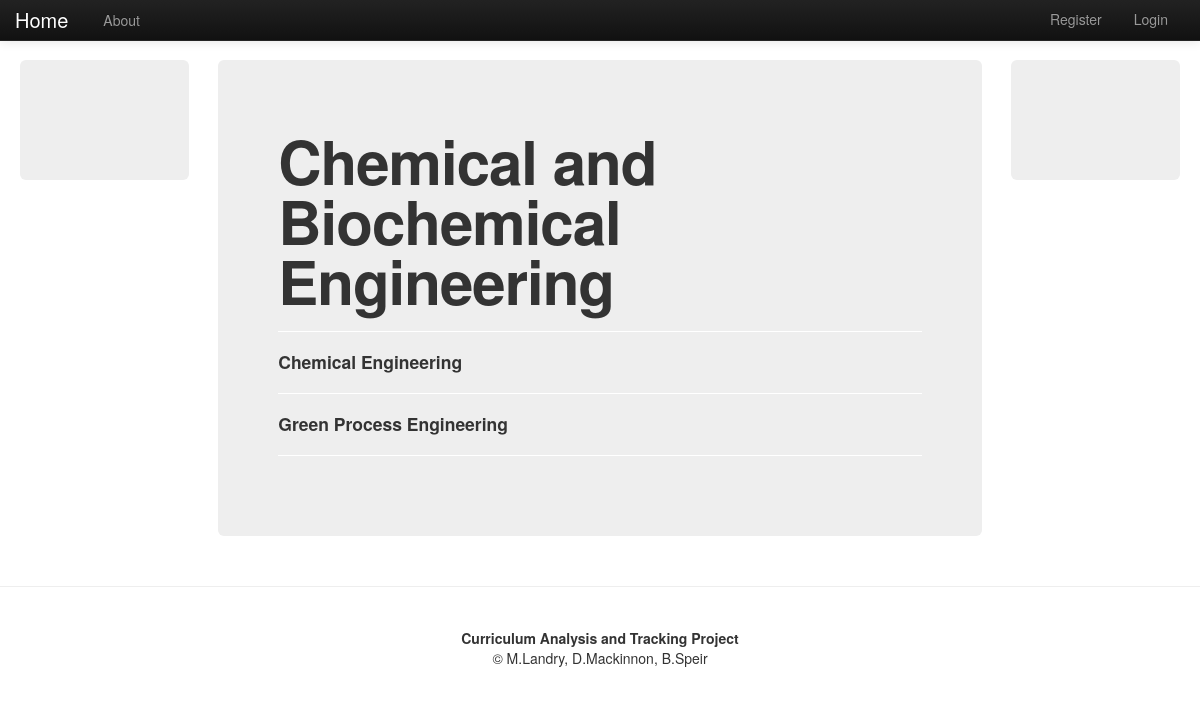
Before: /curriculum/departments/Chemical_and_Biochemical_Engineering/ with the older database file.
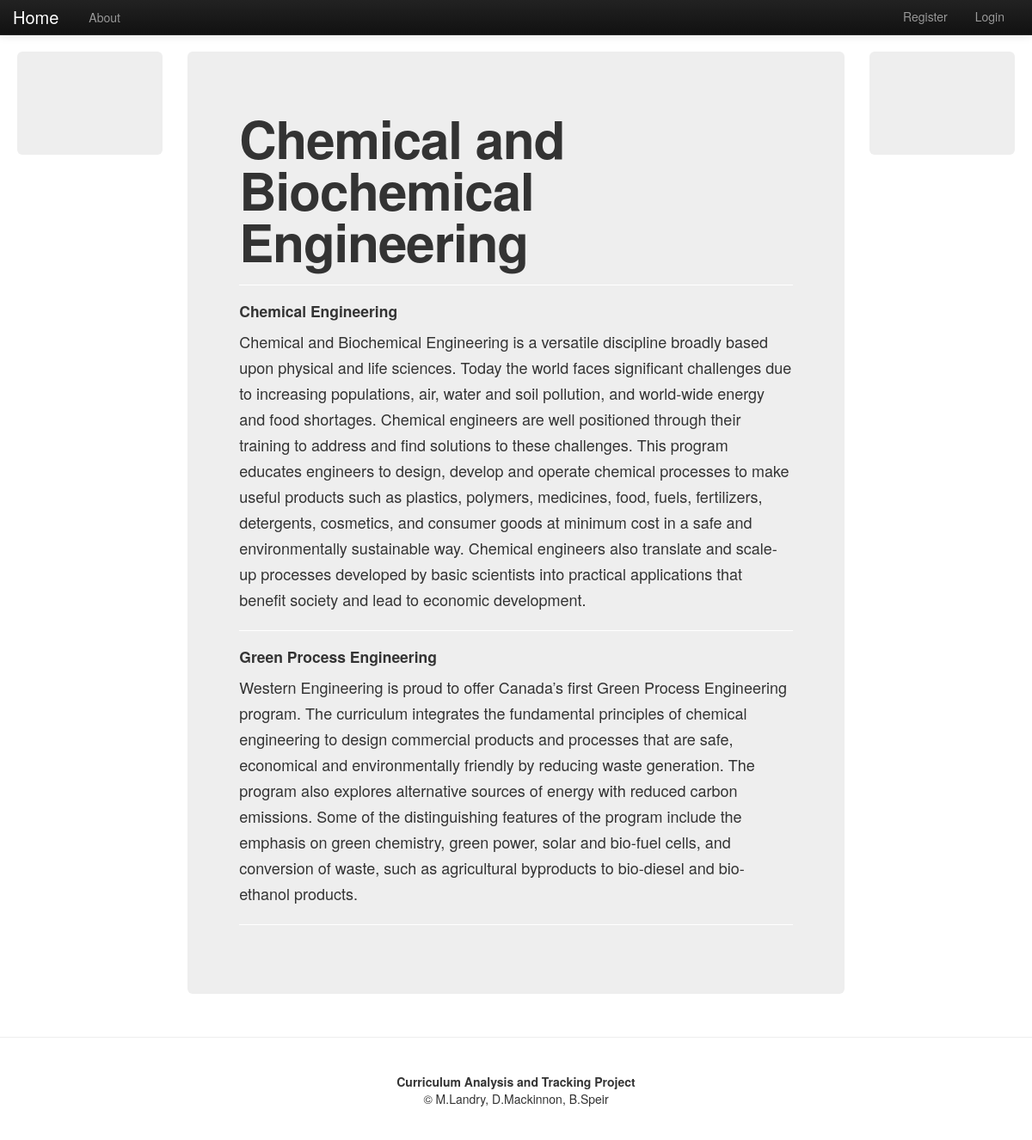
After: the same page with the newer database file.
### curriculum/models.py (models this page shows, shortened)
class Department(models.Model):
	name = models.CharField(max_length = 128, unique = True)
	head = models.OneToOneField(UserInfo)
	website = models.URLField(blank = True)

class ProgramStream(models.Model):
	name = models.CharField(max_length = 128, unique = True)
	description = models.CharField(max_length= 850, blank = True)
	department = models.ForeignKey(Department)
	courses = models.ManyToManyField(Course, related_name = 'course_list')

### curriculum/views.py (the view)
# urls.py: url(r'^departments/(?P<department_name_url>\w+)/$',views.department,name='department'),
def department(request, department_name_url):
	context = RequestContext(request)
	department_name = department_name_url.replace('_',' ')
	context_dict = {'department_name': department_name}
	try:
		department = Department.objects.get(name = department_name)
		program_streams = ProgramStream.objects.filter(department=department)
		context_dict['program_streams'] = program_streams
		context_dict['department'] = department
	except Department.DoesNotExist:
		pass
	return render_to_response('curriculum/department.html',context_dict,context)

### templates/curriculum/department.html (shortened to what this page needs)
{% extends 'curriculum/base.html' %}
{% load static %}
{% block body_block %}
<div class = "hero-unit">
    <h1>{{ department_name }}</h1>
	<hr>
	{% if program_streams %}
    {% for program_stream in program_streams %}
		<h4>{{ program_stream.name }}</h4>
		<p>{{ program_stream.description }}</p>
		<hr>
    {% endfor %}
	{% else %}
		<h3>There were no program streams present...</h3>
	{% endif %}
</div>
{% endblock %}

### templates/curriculum/base.html (shortened to what this page needs)
{% load static %}
<!DOCTYPE html>
<html>
	<head>
		<link href = "{% static 'css/bootstrap.min.css' %}" rel = "stylesheet">
		<link href = "{% static 'css/bootstrap-responsive.css' %}" rel = "stylesheet">
		<link href = "{% static 'css/bootstrap-fluid-adj.css' %}" rel = "stylesheet">
	</head>
	<body>
		<div class = "navbar navbar-inverse navbar-fixed-top">
			<div class = "navbar-inner">
				<div class = "container">
					<a class = "brand" href = "/curriculum">Home</a>
					<div class = "nav-collapse collapse">
						<ul class = "nav nav-pills pull-right">
							{% if user.is_authenticated %}
								<li class = "navbar-text" style="color:white;padding-right:20px;">Welcome, {{ user.username }}!</li>
								<li><a href = "/curriculum/profile/">Profile</a></li>
								<li><a href = "/curriculum/logout/">Logout</a></li>
							{% else %}
								<li><a href = "/curriculum/register/">Register</a></li>
								<li><a href = "/curriculum/login/">Login</a></li>
							{% endif %}
						</ul>
						<ul class = "nav">
							<li><a href = "/curriculum/about/">About</a></li>
						</ul>
					</div>
				</div>
			</div>
		</div>
		<div class = "container-fluid" style = "margin-left:auto;margin-right:auto;">
			<div class = "row-fluid">
				<div class = "span2">
					<div class = "hero-unit">
					</div>
				</div>
				<div class = "span8">
					{% block body_block %}
					{% endblock %}
				</div>
				<div class = "span2">
					<div class = "hero-unit">
					</div>
				</div>
			</div>
		</div>
		<hr>
		<footer>
			<div class = "row-fluid">
				<div class = "container text-center">
                        <br/>
                        <strong>Curriculum Analysis and Tracking Project</strong>
                        <p>&copy; M.Landry, D.Mackinnon, B.Speir</p>
				</div>
			</div>
		</footer>
	</body>
</html>

Changed rows visible on the page:
changed ProgramStream "Chemical Engineering": description (not shown) → "Chemical and Biochemical Engineering is a versatile discipline broadly based upon physical and life sciences. Today the world faces significant challenges due to increasing populations, air, water and soil pollution, and world-wide energy and food shortages. Chemical engineers are well positioned through their training to address and find solutions to these challenges. This program educates engineers to design, develop and operate chemical processes to make useful products such as plastics, polymers, medicines, food, fuels, fertilizers, detergents, cosmetics, and consumer goods at minimum cost in a safe and environmentally sustainable way. Chemical engineers also translate and scale-up…"
changed ProgramStream "Green Process Engineering": description (not shown) → "Western Engineering is proud to offer Canada’s first Green Process Engineering program. The curriculum integrates the fundamental principles of chemical engineering to design commercial products and processes that are safe, economical and environmentally friendly by reducing waste generation. The program also explores alternative sources of energy with reduced carbon emissions. Some of the distinguishing features of the program include the emphasis on green chemistry, green power, solar and bio-fuel cells, and conversion of waste, such as agricultural byproducts to bio-diesel and bio-ethanol products."
